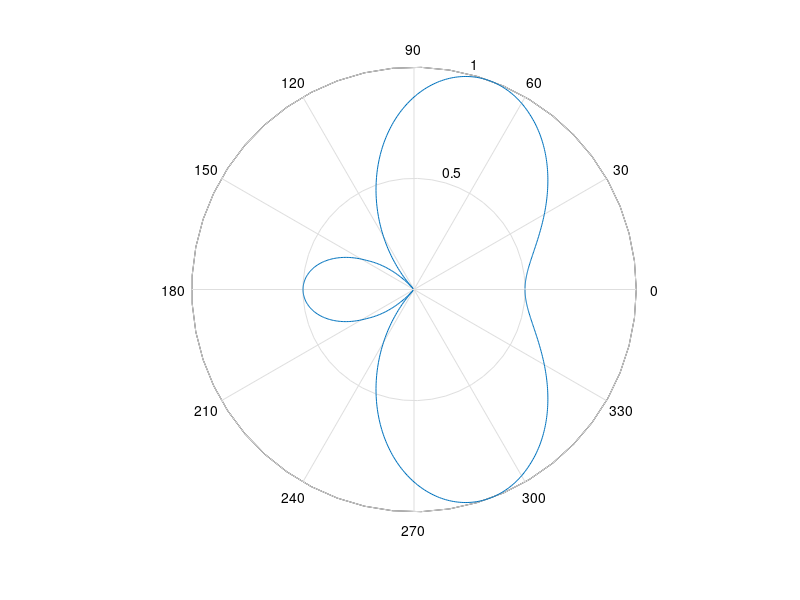
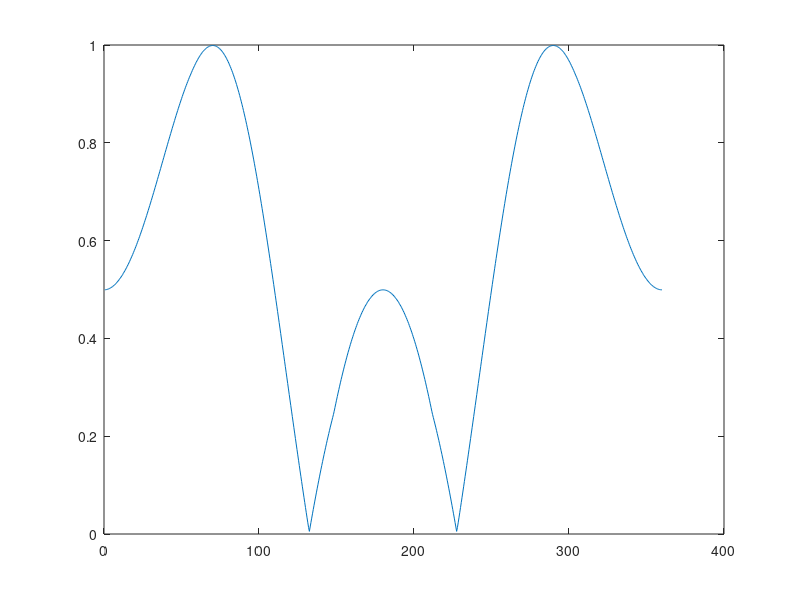

Write MATLAB code to recreate these figures, in order.
#############################
######### variables #########
#############################

clear all;
close all;

radius_size = 60;
angle_step = 720;

reference_x_pos = 0;
reference_y_pos = 0;

antenna_1_x_pos = -10;
antenna_1_y_pos = 0;

antenna_2_x_pos = 10;
antenna_2_y_pos = 0;

wave_length = 40;

angle_offset = 300;

remove_value_radius = 20;

#############################
###### create the mesh ######
#############################

frequency = (2 * pi) / wave_length;
radian_offset = angle_offset * pi / 180;

space_reference_r = linspace(1,radius_size,radius_size) ;
space_reference_t = linspace(1,angle_step,angle_step) ;

convert_to_radian = (2*pi) / angle_step ;
convert_to_degre = 360 / angle_step ;

for i=space_reference_t
	for j=space_reference_r
		reference_x(j,i) = j * cos(i * convert_to_radian);
		reference_y(j,i) = j * sin(i * convert_to_radian);

		antenna_1_x(j,i) = reference_x(j,i) - (reference_x_pos - antenna_1_x_pos);
		antenna_1_y(j,i) = reference_y(j,i) - (reference_y_pos - antenna_1_y_pos);

		antenna_2_x(j,i) = reference_x(j,i) - (reference_x_pos - antenna_2_x_pos);
		antenna_2_y(j,i) = reference_y(j,i) - (reference_y_pos - antenna_2_y_pos);
	endfor
endfor

#{
	figure(1);
	mesh(space_reference_t,space_reference_r,reference_x);

	figure(2);
	mesh(space_reference_t,space_reference_r,reference_y);

	figure(3);
	mesh(space_reference_t,space_reference_r,antenna_1_x);

	figure(4);
	mesh(space_reference_t,space_reference_r,antenna_1_y);

	figure(5);
	mesh(space_reference_t,space_reference_r,antenna_2_x);

	figure(6);
	mesh(space_reference_t,space_reference_r,antenna_2_y);
#}

#############################
#### calculate the values ###
#############################

for i=space_reference_t
	for j=space_reference_r
		distance_antenna_1(j,i) = sqrt(antenna_1_x(j,i) * antenna_1_x(j,i) + antenna_1_y(j,i) * antenna_1_y(j,i));
		distance_antenna_2(j,i) = sqrt(antenna_2_x(j,i) * antenna_2_x(j,i) + antenna_2_y(j,i) * antenna_2_y(j,i));
	endfor
endfor

#{
	figure(13);
	mesh(space_reference_t,space_reference_r,distance_antenna_1);

	figure(15);
	mesh(space_reference_t,space_reference_r,distance_antenna_2);
#}

mesh_antenna_1_value = cos(frequency*distance_antenna_1);
mesh_antenna_2_value = cos(frequency*distance_antenna_2 + radian_offset);

mesh_antenna_value = mesh_antenna_1_value + mesh_antenna_2_value;

#############################
####### plot the mesh #######
#############################

#{
	figure(1) ;
	mesh(space_reference_t,space_reference_r,mesh_antenna_value) ;
	title("waves emitted from antenna on plan XY");
	xlabel("x axis");
	ylabel("y axis");

	figure(11) ;
	surface(space_reference_t,space_reference_r,mesh_antenna_value) ;
	title("waves emitted from antenna on plan XY");
	xlabel("x axis");
	ylabel("y axis");
#}

#############################
##### get value at max ######
#############################

for j=1:remove_value_radius
	mesh_antenna_value(j,:) = 0;
endfor

maximum_value_space = max(mesh_antenna_value);

maximum_value_normalized = maximum_value_space / 2;

#############################
####### plot pattern ########
#############################

space_reference_t_degre = space_reference_t * convert_to_degre;
space_reference_t_radian = space_reference_t * convert_to_radian;

figure(111) ;
polar(space_reference_t_radian,maximum_value_normalized);

figure(112) ;
plot(space_reference_t_degre,maximum_value_normalized);

